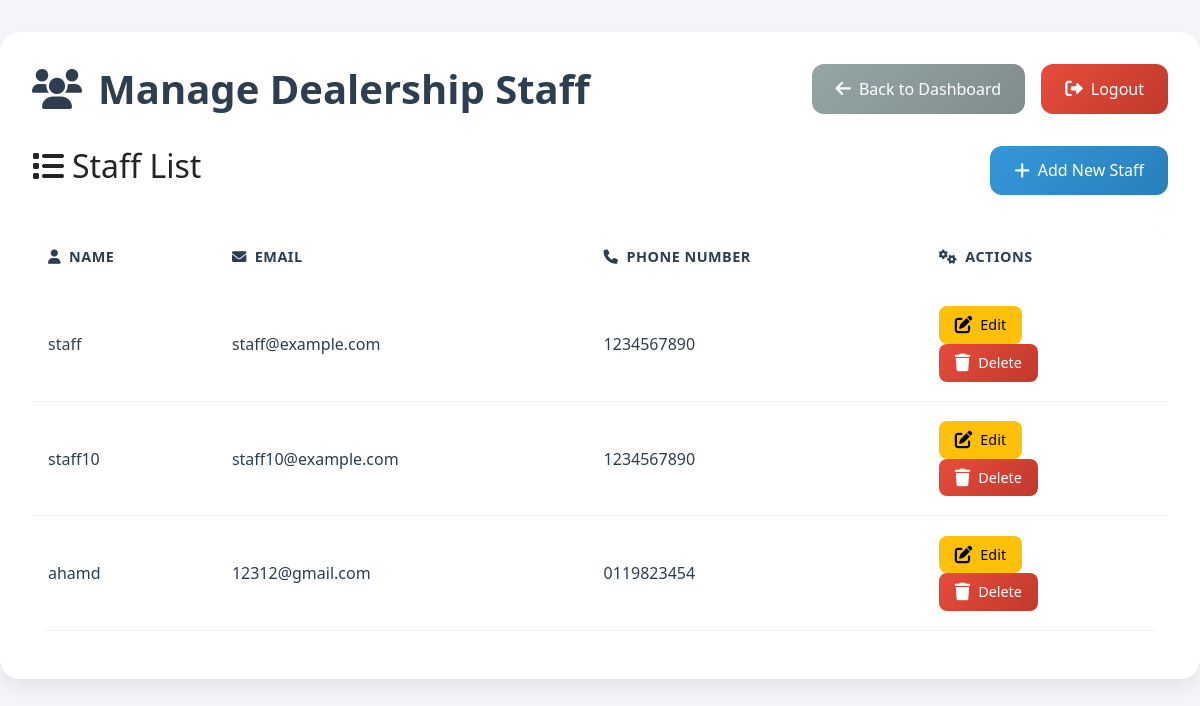
Page /manage-staff/ on the earlier database version.
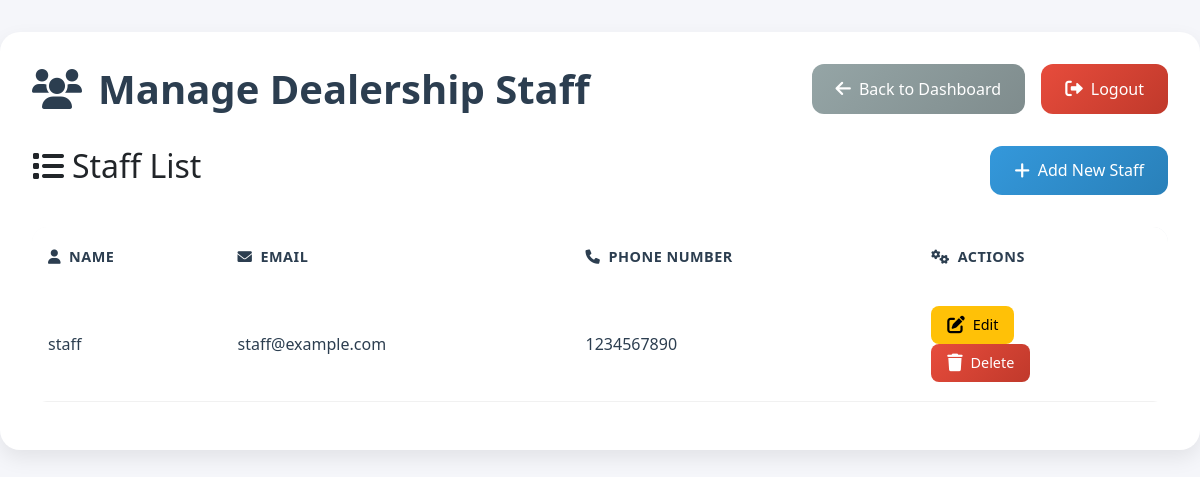
Same page on the later database version.
### myproject/models.py (models this page shows, shortened)
class Staff(models.Model):
    user = models.OneToOneField(User, on_delete=models.CASCADE, primary_key=True)
    full_name = models.CharField(max_length=100, default="Unknown")
    phone_number = models.CharField(max_length=15, default="")

class User(AbstractBaseUser):
    ROLE_CHOICES = [
        ("admin", "Admin"),
        ("staff", "Dealership Staff"),
        ("driver", "Delivery Driver"),
        ("customer", "Customer"),
    ]
    email = models.EmailField(unique=True)
    role = models.CharField(max_length=20, choices=ROLE_CHOICES)
    is_active = models.BooleanField(default=True)
    is_staff = models.BooleanField(default=False)
    objects = UserManager()
    USERNAME_FIELD = "email"
    REQUIRED_FIELDS = ["role"]

### myproject/views.py (the view)
# urls.py: path('manage-staff/', views.manage_staff, name='manage_staff'),
def manage_staff(request):
    staff_list = Staff.objects.all()
    return render(request, "manage_staff.html", {"staff_list": staff_list})

### myproject/templates/manage_staff.html (shortened to what this page needs)
<!DOCTYPE html>
{% load static %}
<html lang="en">
<head>
  <link href="https://cdn.jsdelivr.net/npm/bootstrap@5.3.0/dist/css/bootstrap.min.css" rel="stylesheet">
  <link rel="stylesheet" href="https://cdnjs.cloudflare.com/ajax/libs/font-awesome/6.0.0/css/all.min.css">
</head>
<body>
  <div class="dashboard-box">
    <div class="page-header">
      <h1><i class="fas fa-users me-3"></i>Manage Dealership Staff</h1>
      <div class="button-container">
        <a href="{% url 'admin_dashboard' %}" class="btn btn-secondary">
          <i class="fas fa-arrow-left"></i> Back to Dashboard
        </a>
        <a href="{% url 'logout' %}" class="btn btn-danger">
          <i class="fas fa-sign-out-alt"></i> Logout
        </a>
      </div>
    </div>
    <div class="content-box">
      <div class="d-flex justify-content-between align-items-center">
        <h2><i class="fas fa-list me-2"></i>Staff List</h2>
        <button class="btn btn-primary" data-bs-toggle="modal" data-bs-target="#addStaffModal">
          <i class="fas fa-plus"></i> Add New Staff
        </button>
      </div>
      {% if staff_list %}
        <div class="table-responsive">
          <table class="table">
            <thead>
              <tr>
                <th><i class="fas fa-user me-2"></i>Name</th>
                <th><i class="fas fa-envelope me-2"></i>Email</th>
                <th><i class="fas fa-phone me-2"></i>Phone Number</th>
                <th><i class="fas fa-cogs me-2"></i>Actions</th>
              </tr>
            </thead>
            <tbody>
              {% for staff in staff_list %}
              <tr>
                <td>{{ staff.full_name }}</td>
                <td>{{ staff.user.email }}</td>
                <td>{{ staff.phone_number }}</td>
                <td>
                  <button class="btn btn-warning btn-sm me-2" data-bs-toggle="modal" data-bs-target="#editStaffModal{{ staff.user.id }}">
                    <i class="fas fa-edit"></i> Edit
                  </button>
                  <button class="btn btn-danger btn-sm" data-bs-toggle="modal" data-bs-target="#deleteStaffModal{{ staff.user.id }}">
                    <i class="fas fa-trash"></i> Delete
                  </button>
                </td>
              </tr>
              {% endfor %}
            </tbody>
          </table>
        </div>
      {% else %}
        <div class="alert alert-info mt-4">
          <i class="fas fa-info-circle"></i>
          No staff members found. Add a new staff member using the "Add New Staff" button above.
        </div>
      {% endif %}
    </div>
  </div>
</body>
</html>

Differences in the rows shown:
removed Staff: full_name "staff10", user.email "staff10@example.com", phone_number "1234567890"
removed Staff: full_name "ahamd", user.email "12312@gmail.com", phone_number "0119823454"
